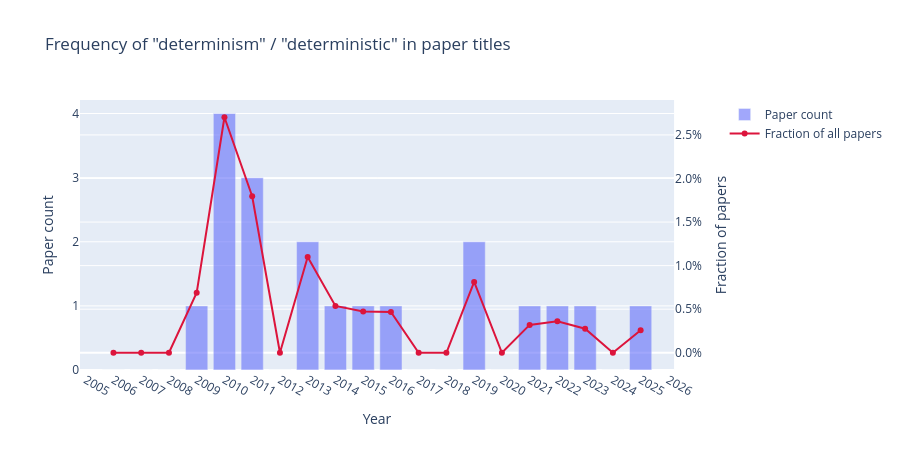

The notebook cell saved with this chart:
### Markdown cell above
## 4b · Determinism / deterministic in paper titles

### Code cell
from collections import defaultdict

counts_by_year: dict[int, int] = defaultdict(int)
totals_by_year: dict[int, int] = defaultdict(int)

for e in editions:
    year = e["year"]
    for p in e["papers"]:
        totals_by_year[year] += 1
        if "determinis" in p["title"].lower():
            counts_by_year[year] += 1

years = sorted(totals_by_year)
abs_counts = [counts_by_year[y] for y in years]
rel_freq = [counts_by_year[y] / totals_by_year[y] for y in years]

from plotly.subplots import make_subplots
fig = make_subplots(specs=[[{"secondary_y": True}]])
fig.add_bar(x=years, y=abs_counts, name="Paper count", opacity=0.6)
fig.add_scatter(x=years, y=rel_freq, name="Fraction of all papers",
                mode="lines+markers", line=dict(color="crimson", width=2),
                secondary_y=True)
fig.update_layout(
    title="Frequency of \"determinism\" / \"deterministic\" in paper titles",
    xaxis=dict(dtick=1, title="Year"),
    hovermode="x unified",
    height=450,
)
fig.update_yaxes(title_text="Paper count", secondary_y=False)
fig.update_yaxes(title_text="Fraction of papers", tickformat=".1%", secondary_y=True)
fig.show()

### Figure 1 — Plotly figure (JSON) as saved in the notebook; plotly's stock layout.template omitted (floating-point values rounded to 4 significant figures)
{"data": [{"name": "Paper count", "opacity": 0.6, "type": "bar", "x": [2006, 2007, 2008, 2009, 2010, 2011, 2012, 2013, 2014, 2015, 2016, 2017, 2018, 2019, 2020, 2021, 2022, 2023, 2024, 2025], "y": [0, 0, 0, 1, 4, 3, 0, 2, 1, 1, 1, 0, 0, 2, 0, 1, 1, 1, 0, 1]}, {"line": {"color": "crimson", "width": 2}, "mode": "lines+markers", "name": "Fraction of all papers", "type": "scatter", "x": [2006, 2007, 2008, 2009, 2010, 2011, 2012, 2013, 2014, 2015, 2016, 2017, 2018, 2019, 2020, 2021, 2022, 2023, 2024, 2025], "xaxis": "x", "y": [0, 0, 0, 0.006897, 0.02703, 0.01796, 0, 0.01099, 0.005376, 0.004739, 0.004673, 0, 0, 0.00813, 0, 0.003195, 0.003623, 0.002762, 0, 0.002584], "yaxis": "y2"}], "layout": {"height": 450, "hovermode": "x unified", "title": {"text": "Frequency of \"determinism\" / \"deterministic\" in paper titles"}, "xaxis": {"anchor": "y", "domain": [0, 0.94], "dtick": 1, "title": {"text": "Year"}}, "yaxis": {"anchor": "x", "domain": [0, 1], "title": {"text": "Paper count"}}, "yaxis2": {"anchor": "x", "overlaying": "y", "side": "right", "tickformat": ".1%", "title": {"text": "Fraction of papers"}}}}
